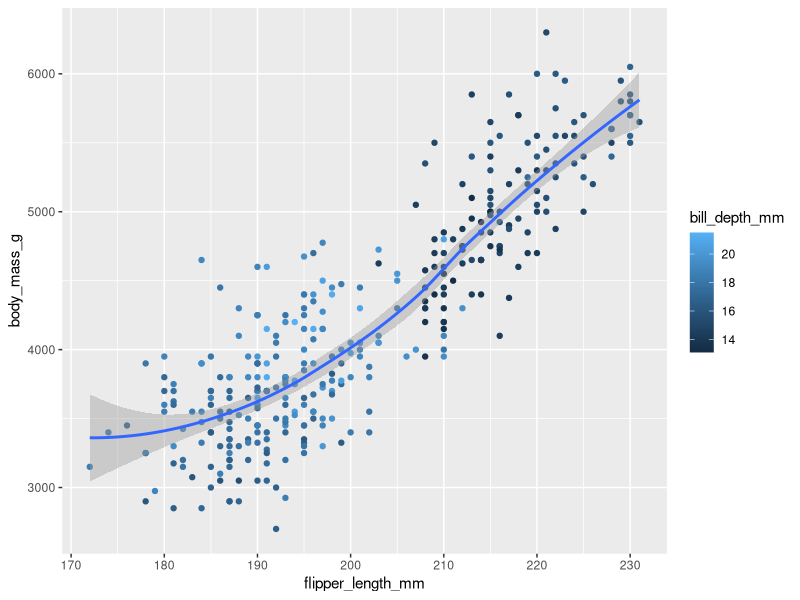
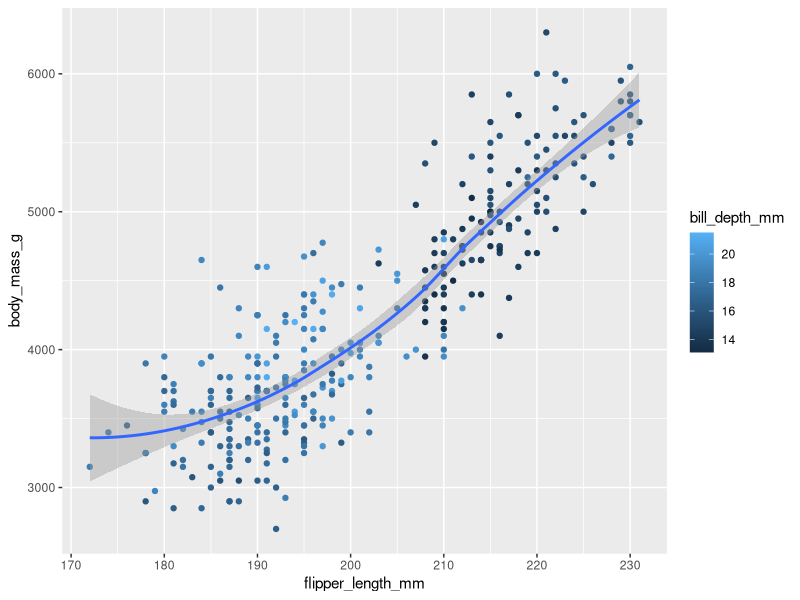

R code for these plots, in order:
install.packages("tidyverse")

library(tidyverse)
library(palmerpenguins)
library(ggthemes)

# take a look at the data set

str(penguins)

# 1.2.5 Exercise 8: Recreate the visualization.

ggplot(
  penguins,
  aes(x = flipper_length_mm, y = body_mass_g)
) +
  geom_point(aes(color = bill_depth_mm)) +
  geom_smooth()

# or

penguins |>
ggplot(aes(x = flipper_length_mm, y = body_mass_g)) + 
geom_point(aes(color = bill_depth_mm)) +
geom_smooth()
